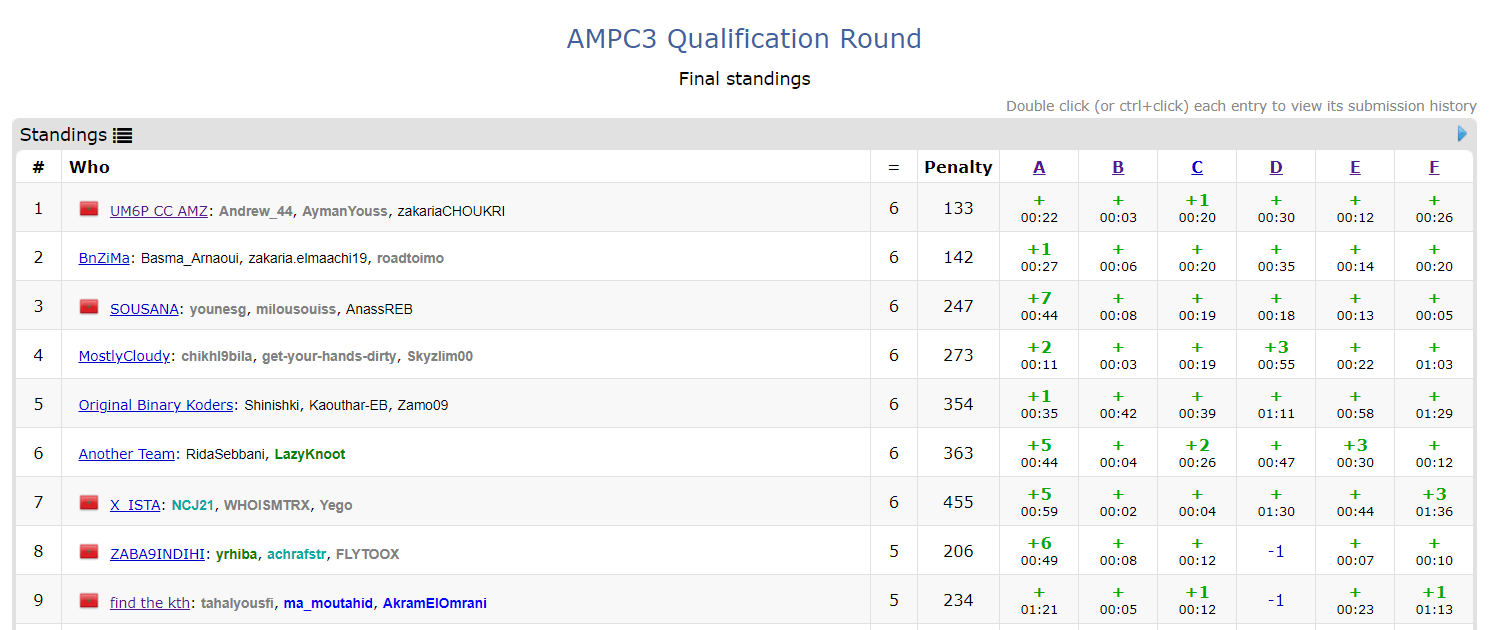
#> input picture image.png, 1495 x 630 px
$ jupyter execute --allow-errors cv2.ipynb
#> lines starting #> are read from the running program, lines starting #| are printed output that depends on the picture
[cell 1]
import cv2
import pytesseract
import numpy as np
import json

pytesseract.pytesseract.tesseract_cmd = "C:/Program Files/Tesseract-OCR/tesseract.exe"  # your path may be different

# Set the path to your image
image_path = 'image.png'

# Load the image
image = cv2.imread(image_path)
#> image is the input picture: shape (630, 1495, 3); mean B, G, R 245.4, 244.9, 244.7
gray_image = cv2.cvtColor(image, cv2.COLOR_BGR2GRAY)  # Convert image to grayscale
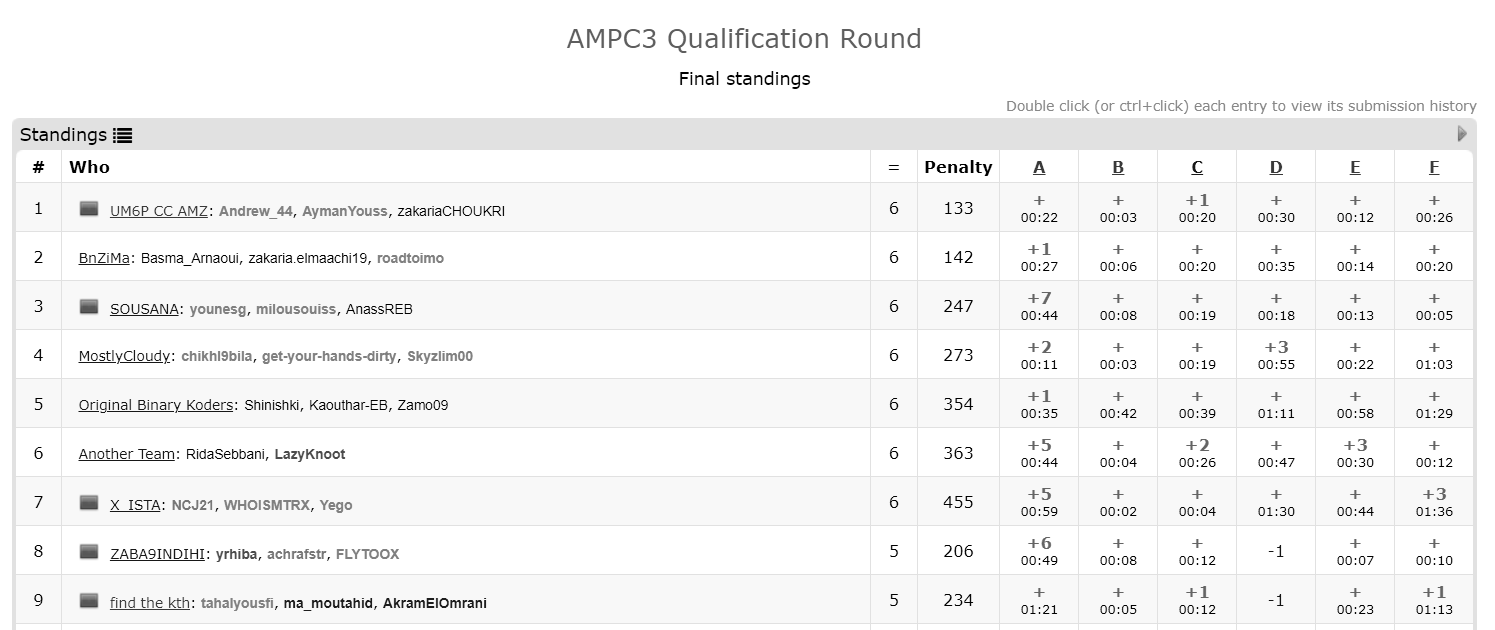
#> gray_image: shape (630, 1495); min 0, max 255, mean 244.9

# Extract text using pytesseract
#> (the rest of this cell did not finish here and is left out)
